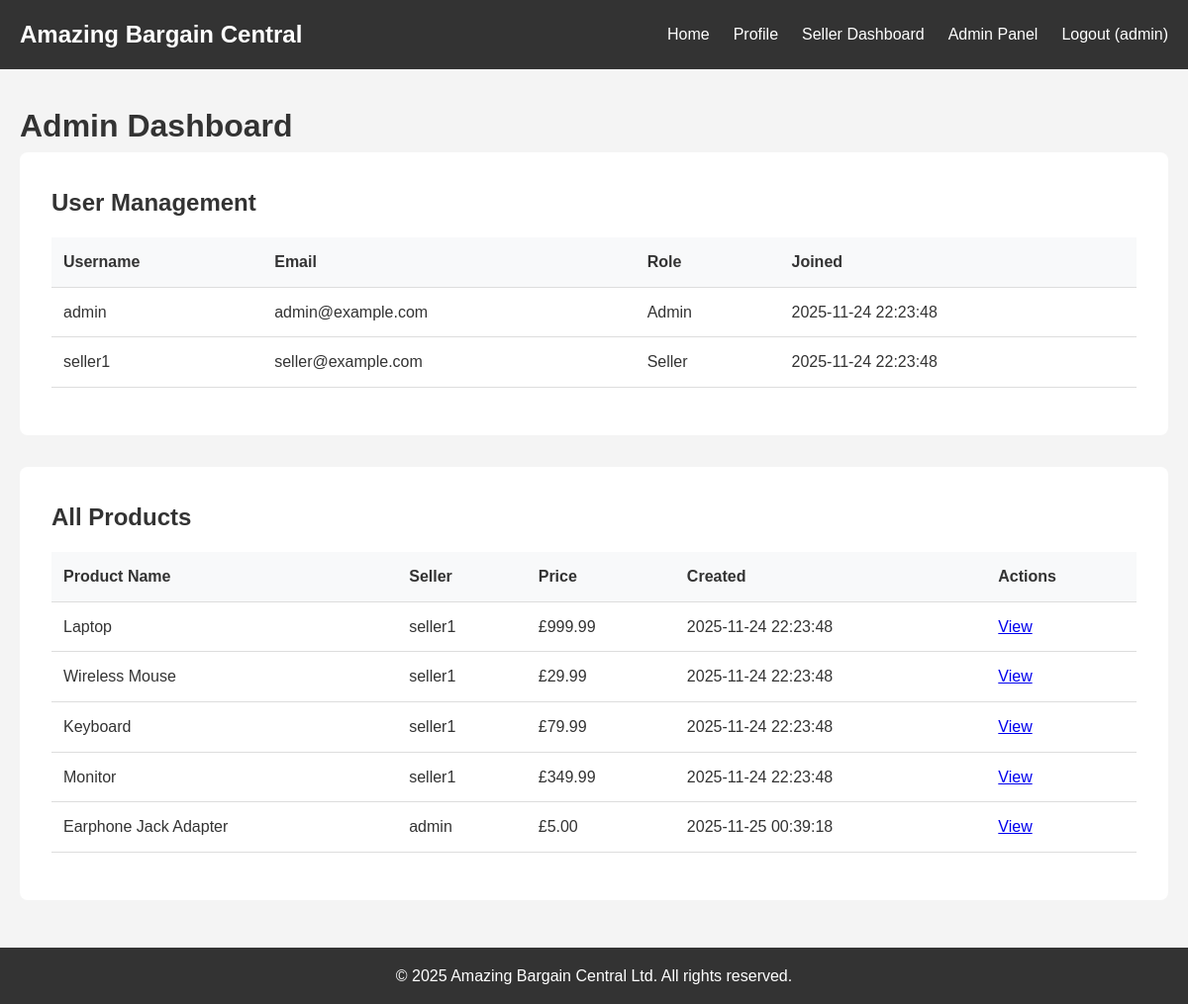
The page /admin/dashboard (signed in) on the database its author committed.
### tables this page shows
CREATE TABLE users (
            id INTEGER PRIMARY KEY AUTOINCREMENT,
            username TEXT UNIQUE NOT NULL,
            email TEXT UNIQUE NOT NULL,
            password TEXT NOT NULL,
            role TEXT DEFAULT 'customer',
            created_at TIMESTAMP DEFAULT CURRENT_TIMESTAMP
        );

CREATE TABLE products (
            id INTEGER PRIMARY KEY AUTOINCREMENT,
            name TEXT NOT NULL,
            description TEXT,
            price REAL NOT NULL,
            seller_id INTEGER,
            image_url TEXT,
            created_at TIMESTAMP DEFAULT CURRENT_TIMESTAMP,
            FOREIGN KEY (seller_id) REFERENCES users (id)
        );

### app.py (the view)
@app.route('/admin/dashboard')
@admin_required
def admin_dashboard():
    conn = get_db_connection()
    users = conn.execute('SELECT * FROM users ORDER BY created_at DESC').fetchall()
    products = conn.execute('SELECT p.*, u.username as seller_name FROM products p JOIN users u ON p.seller_id = u.id').fetchall()
    conn.close()
    return render_template('admin_dashboard.html', users=users, products=products)

### app.py (called while the page is built)
@app.after_request
def apply_security_headers(response):
    response.headers['Content-Security-Policy'] = "default-src 'self'; script-src 'self'"
    response.headers['X-Content-Type-Options'] = 'nosniff'
    response.headers['X-Frame-Options'] = 'DENY'
    return response

def get_db_connection():
    conn = sqlite3.connect('ecommerce.db')
    conn.row_factory = sqlite3.Row
    return conn

def admin_required(f):
    @wraps(f)
    def decorated_function(*args, **kwargs):
        if 'user_id' not in session or session.get('role') != 'admin':
            flash('Admin access required.', 'danger')
            return redirect(url_for('index'))
        return f(*args, **kwargs)
    return decorated_function

### templates/admin_dashboard.html (shortened to what this page needs)
{% extends "base.html" %}
{% block content %}
<h1>Admin Dashboard</h1>
<div style="background: #fff; padding: 2rem; border-radius: 8px; margin-bottom: 2rem;">
    <h2>User Management</h2>
    <table>
        <thead>
            <tr>
                <th>Username</th>
                <th>Email</th>
                <th>Role</th>
                <th>Joined</th>
            </tr>
        </thead>
        <tbody>
            {% for user in users %}
            <tr>
                <td>{{ user.username }}</td>
                <td>{{ user.email }}</td>
                <td>{{ user.role|capitalize }}</td>
                <td>{{ user.created_at }}</td>
            </tr>
            {% endfor %}
        </tbody>
    </table>
</div>
<div style="background: #fff; padding: 2rem; border-radius: 8px;">
    <h2>All Products</h2>
    <table>
        <thead>
            <tr>
                <th>Product Name</th>
                <th>Seller</th>
                <th>Price</th>
                <th>Created</th>
                <th>Actions</th>
            </tr>
        </thead>
        <tbody>
            {% for product in products %}
            <tr>
                <td>{{ product.name }}</td>
                <td>{{ product.seller_name }}</td>
                <td>£{{ "%.2f"|format(product.price) }}</td>
                <td>{{ product.created_at }}</td>
                <td>
                    <a href="{{ url_for('product_detail', product_id=product.id) }}">View</a>
                </td>
            </tr>
            {% endfor %}
        </tbody>
    </table>
</div>
{% endblock %}

### static/style.css (style rules this page uses)
* { margin: 0; padding: 0; box-sizing: border-box; }
body { font-family: Arial, sans-serif; line-height: 1.6; color: #333; background: #f4f4f4; }
table { width: 100%; background: #fff; border-collapse: collapse; margin: 1rem 0; }
th, td { padding: 0.75rem; text-align: left; border-bottom: 1px solid #ddd; }
th { background: #f8f9fa; font-weight: bold; }

### rows shown on the page
users: username "admin", email "admin@example.com", role "Admin", created_at "2025-11-24 22:23:48"
users: username "seller1", email "seller@example.com", role "Seller", created_at "2025-11-24 22:23:48"
products: name "Laptop", seller_name "seller1", price "999.99", created_at "2025-11-24 22:23:48"
products: name "Wireless Mouse", seller_name "seller1", price "29.99", created_at "2025-11-24 22:23:48"
products: name "Keyboard", seller_name "seller1", price "79.99", created_at "2025-11-24 22:23:48"
products: name "Monitor", seller_name "seller1", price "349.99", created_at "2025-11-24 22:23:48"
products: name "Earphone Jack Adapter", seller_name "admin", price "5.00", created_at "2025-11-25 00:39:18"

### other values the page prints
{{ session.username }} "admin"
